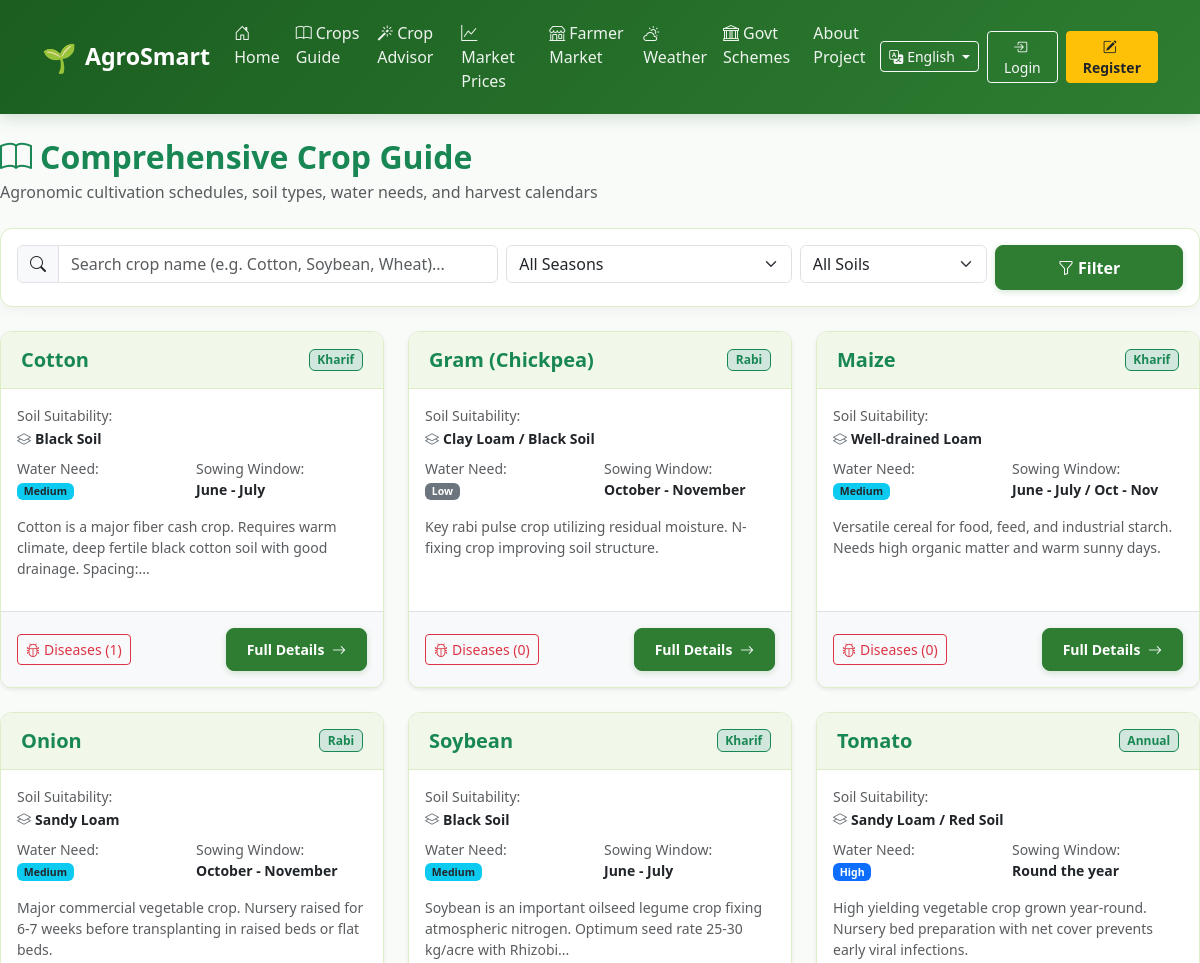
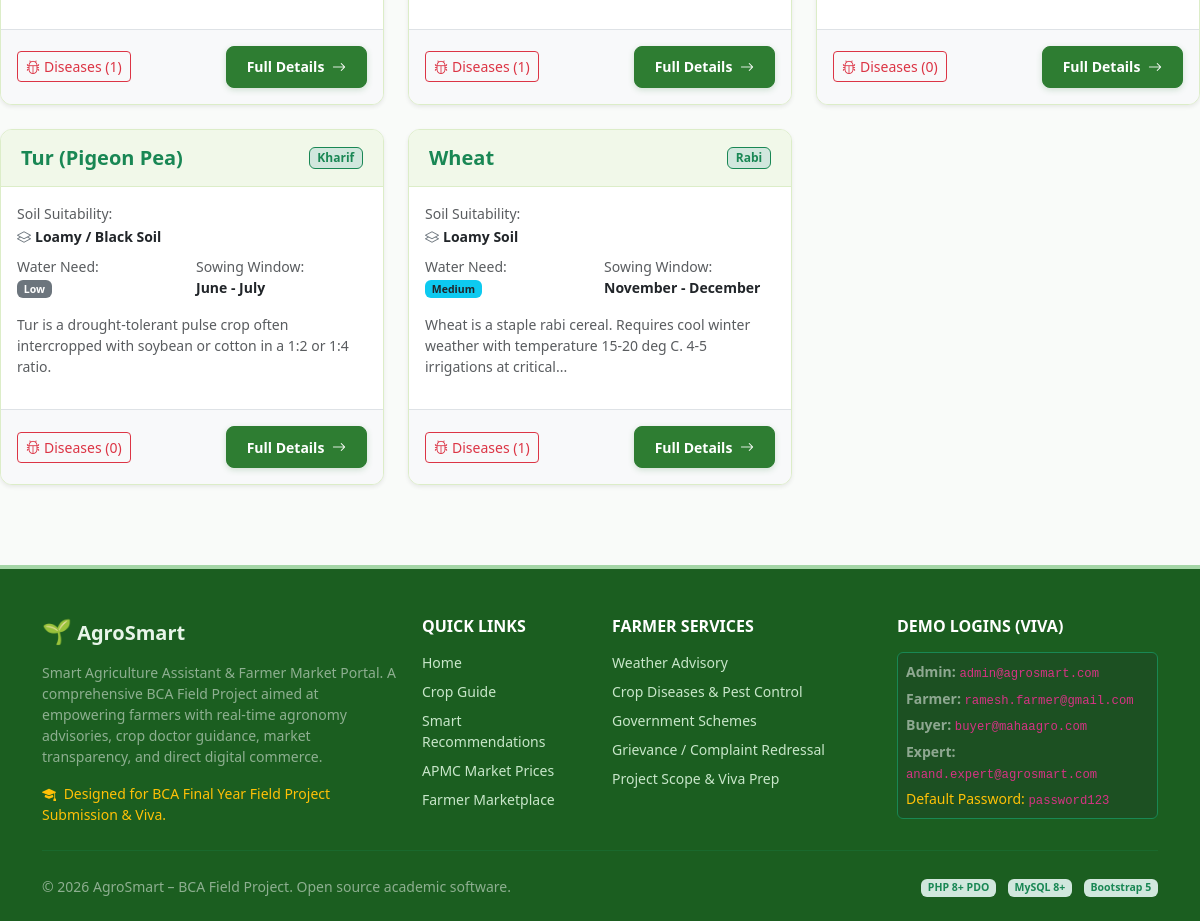
The page /farmer/crops.php on the database its author committed (2 pictures, top to bottom).
### tables this page shows
CREATE TABLE `crops` (
  `crop_id` INT AUTO_INCREMENT PRIMARY KEY,
  `crop_name` VARCHAR(100) NOT NULL,
  `season` ENUM('Kharif', 'Rabi', 'Zaid', 'Annual') NOT NULL,
  `soil_type` VARCHAR(100) NOT NULL,
  `water_requirement` ENUM('Low', 'Medium', 'High') NOT NULL,
  `cultivation_info` TEXT NOT NULL,
  `sowing_period` VARCHAR(100) NOT NULL,
  `harvest_period` VARCHAR(100) NOT NULL,
  `precautions` TEXT NOT NULL,
  `created_at` DATETIME DEFAULT CURRENT_TIMESTAMP
);

### includes/functions.php (called while the page is built, shortened)
<?php
function e($string) {
    return htmlspecialchars((string)$string, ENT_QUOTES, 'UTF-8');
}

### farmer/crops.php (the view, shortened to what this page needs)
<?php
require_once __DIR__ . '/../includes/functions.php';
require_once __DIR__ . '/../includes/header.php';
$pdo = getDBConnection();
$search = trim($_GET['search'] ?? '');
$query = "SELECT c.*, (SELECT COUNT(*) FROM crop_diseases cd WHERE cd.crop_id = c.crop_id) as disease_count FROM crops c WHERE 1=1";
$params = [];
$query .= " ORDER BY c.crop_name ASC";
$stmt = $pdo->prepare($query);
$stmt->execute($params);
$crops = $stmt->fetchAll();
?>
<div class="d-flex flex-column flex-md-row justify-content-between align-items-md-center mb-4">
  <div>
    <h2 class="fw-bold text-success mb-1"><i class="bi bi-book me-2"></i>Comprehensive Crop Guide</h2>
    <p class="text-muted mb-0">Agronomic cultivation schedules, soil types, water needs, and harvest calendars</p>
  </div>
</div>
<div class="card card-agro mb-4 p-3">
  <form method="GET" action="<?= BASE_URL ?>/farmer/crops.php" class="row g-2">
    <div class="col-md-5">
      <div class="input-group">
        <span class="input-group-text"><i class="bi bi-search"></i></span>
        <input type="text" name="search" class="form-control" placeholder="Search crop name (e.g. Cotton, Soybean, Wheat)..." value="<?= e($search) ?>">
      </div>
    </div>
    <div class="col-md-3">
      <select name="season" class="form-select">
        <option value="">All Seasons</option>
      </select>
    </div>
    <div class="col-md-2">
      <select name="soil" class="form-select">
        <option value="">All Soils</option>
      </select>
    </div>
    <div class="col-md-2 d-grid">
      <button type="submit" class="btn btn-agro-primary"><i class="bi bi-funnel me-1"></i>Filter</button>
    </div>
  </form>
</div>
<?php if (empty($crops)): ?>
  <div class="card card-agro p-5 text-center text-muted">
    <i class="bi bi-search fs-1 mb-2"></i>
    <h5>No crops found matching your criteria.</h5>
    <p>Try clearing filters or search term.</p>
    <a href="<?= BASE_URL ?>/farmer/crops.php" class="btn btn-outline-success mt-2">View All Crops</a>
  </div>
<?php else: ?>
  <div class="row g-4">
    <?php foreach ($crops as $c): ?>
      <div class="col-md-6 col-lg-4">
        <div class="card card-agro h-100 shadow-sm d-flex flex-column">
          <div class="card-agro-header d-flex justify-content-between align-items-center">
            <h5 class="fw-bold mb-0 text-success"><?= e($c['crop_name']) ?></h5>
            <span class="badge bg-success-subtle text-success border border-success"><?= e($c['season']) ?></span>
          </div>
          <div class="card-body flex-grow-1">
            <div class="mb-2">
              <span class="text-muted small d-block">Soil Suitability:</span>
              <strong class="text-dark small"><i class="bi bi-layers me-1 text-secondary"></i><?= e($c['soil_type']) ?></strong>
            </div>
            <div class="row g-2 mb-3 small">
              <div class="col-6">
                <span class="text-muted d-block">Water Need:</span>
                <span class="badge <?= $c['water_requirement'] === 'High' ? 'bg-primary' : ($c['water_requirement'] === 'Medium' ? 'bg-info text-dark' : 'bg-secondary') ?>">
                  <?= e($c['water_requirement']) ?>
                </span>
              </div>
              <div class="col-6">
                <span class="text-muted d-block">Sowing Window:</span>
                <strong><?= e($c['sowing_period']) ?></strong>
              </div>
            </div>
            <p class="small text-muted mb-3" style="min-height: 50px;">
              <?= e(mb_strimwidth($c['cultivation_info'], 0, 120, '...')) ?>
            </p>
          </div>
          <div class="card-footer bg-light border-top p-3 d-flex justify-content-between align-items-center">
            <a href="<?= BASE_URL ?>/farmer/diseases.php?crop_id=<?= $c['crop_id'] ?>" class="btn btn-sm btn-outline-danger">
              <i class="bi bi-bug me-1"></i>Diseases (<?= $c['disease_count'] ?>)
            </a>
            <button type="button" class="btn btn-sm btn-agro-primary" data-bs-toggle="modal" data-bs-target="#cropModal<?= $c['crop_id'] ?>">
              Full Details <i class="bi bi-arrow-right ms-1"></i>
            </button>
          </div>
        </div>
      </div>
    <?php endforeach; ?>
  </div>
<?php endif; ?>
<?php require_once __DIR__ . '/../includes/footer.php'; ?>

### assets/css/style.css (style rules this page uses)
:root { --agro-primary: #2e7d32; --agro-primary-dark: #1b5e20; --agro-primary-light: #4caf50; --agro-bg-soft: #f1f8e9; --agro-accent-earth: #795548; --agro-accent-gold: #fbc02d; --agro-text-dark: #1f2937; --agro-border-subtle: #dcedc8; }
body { font-family: 'Segoe UI', system-ui, -apple-system, sans-serif; color: var(--agro-text-dark); background-color: #f9fbf9; min-height: 100vh; display: flex; flex-direction: column; }
.btn-agro-primary { background-color: var(--agro-primary); border-color: var(--agro-primary); color: #ffffff; font-weight: 600; padding: 0.6rem 1.25rem; border-radius: 8px; box-shadow: 0 2px 6px rgba(46, 125, 50, 0.2); transition: all 0.2s ease-in-out; }
.card-agro { border: 1px solid var(--agro-border-subtle); border-radius: 12px; background-color: #ffffff; box-shadow: 0 4px 12px rgba(0, 0, 0, 0.04); transition: all 0.25s ease; overflow: hidden; }
.card-agro-header { background-color: #f1f8e9; border-bottom: 1px solid var(--agro-border-subtle); font-weight: 700; color: var(--agro-primary-dark); padding: 1rem 1.25rem; }

### rows shown on the page
crops: crop_name "Cotton", season "Kharif", soil_type "Black Soil", water_requirement "Medium", sowing_period "June - July", cultivation_info "Cotton is a major fiber cash crop. Requires warm climate, deep fertile black cotton soil with good drainage. Spacing:...", disease_count "1"
crops: crop_name "Gram (Chickpea)", season "Rabi", soil_type "Clay Loam / Black Soil", water_requirement "Low", sowing_period "October - November", cultivation_info "Key rabi pulse crop utilizing residual moisture. N-fixing crop improving soil structure.", disease_count "0"
crops: crop_name "Maize", season "Kharif", soil_type "Well-drained Loam", water_requirement "Medium", sowing_period "June - July / Oct - Nov", cultivation_info "Versatile cereal for food, feed, and industrial starch. Needs high organic matter and warm sunny days.", disease_count "0"
crops: crop_name "Onion", season "Rabi", soil_type "Sandy Loam", water_requirement "Medium", sowing_period "October - November", cultivation_info "Major commercial vegetable crop. Nursery raised for 6-7 weeks before transplanting in raised beds or flat beds.", disease_count "1"
crops: crop_name "Soybean", season "Kharif", soil_type "Black Soil", water_requirement "Medium", sowing_period "June - July", cultivation_info "Soybean is an important oilseed legume crop fixing atmospheric nitrogen. Optimum seed rate 25-30 kg/acre with Rhizobi...", disease_count "1"
crops: crop_name "Tomato", season "Annual", soil_type "Sandy Loam / Red Soil", water_requirement "High", sowing_period "Round the year", cultivation_info "High yielding vegetable crop grown year-round. Nursery bed preparation with net cover prevents early viral infections.", disease_count "0"
crops: crop_name "Tur (Pigeon Pea)", season "Kharif", soil_type "Loamy / Black Soil", water_requirement "Low", sowing_period "June - July", cultivation_info "Tur is a drought-tolerant pulse crop often intercropped with soybean or cotton in a 1:2 or 1:4 ratio.", disease_count "0"
crops: crop_name "Wheat", season "Rabi", soil_type "Loamy Soil", water_requirement "Medium", sowing_period "November - December", cultivation_info "Wheat is a staple rabi cereal. Requires cool winter weather with temperature 15-20 deg C. 4-5 irrigations at critical...", disease_count "1"

### other values the page prints
__('nav_home') "Home"
__('nav_crops') "Crops Guide"
__('nav_recommendation') "Crop Advisor"
__('nav_market_prices') "Market Prices"
__('nav_marketplace') "Farmer Market"
__('nav_weather') "Weather"
__('nav_schemes') "Govt Schemes"
__('nav_about') "About Project"
__('nav_login') "Login"
__('nav_register') "Register"
